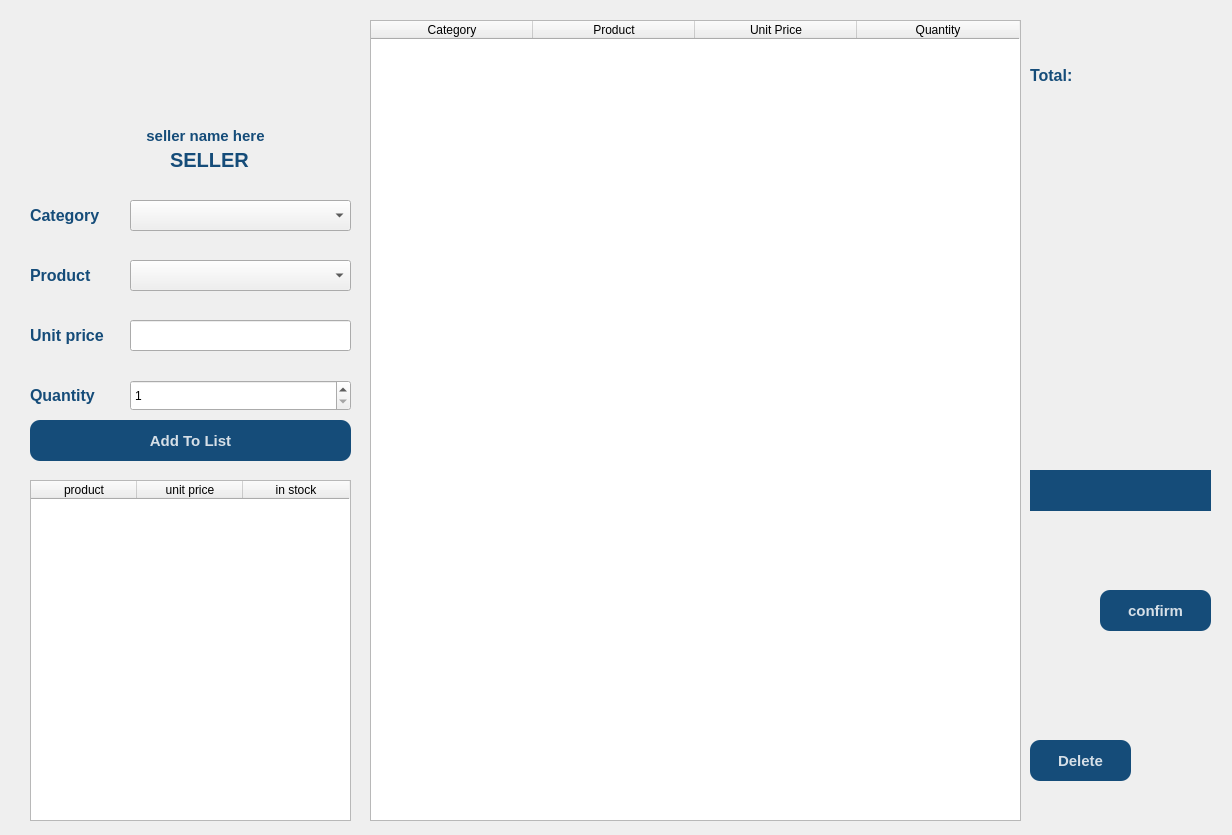
<?xml version="1.0" encoding="UTF-8"?>
<ui version="4.0">
 <class>Form</class>
 <widget class="QWidget" name="Form">
  <property name="geometry">
   <rect>
    <x>0</x>
    <y>0</y>
    <width>1232</width>
    <height>835</height>
   </rect>
  </property>
  <property name="windowTitle">
   <string>Form</string>
  </property>
  <property name="styleSheet">
   <string notr="true">QWiget{
	background-color: #fff;
}
QPushButton{
	background-color : #154c79;
	color: rgba(255 , 255, 255, 210);
	border-radius: 10px;
	font-size: 15px;
	font : bold;
 }
QPushButton:hover{
	background-color : rgba(0, 21, 76, 200);
	color: rgba(255 , 255, 255, 210);
	border-radius: 10px;
	font-size: 15px;
	font : bold;
 }
QPushButton:pressed{
	background-color : rgba(0, 21, 76, 200);
	color: rgba(255 , 255, 255, 210);
	border-radius: 13px;
	font-size: 15px;
	padding-top: 2px;
	font : bold;
 }
QLabel{
	color: #154c79;
	font: bold;
	font-size: 16px;
}</string>
  </property>
  <widget class="QGroupBox" name="groupBox">
   <property name="geometry">
    <rect>
     <x>100</x>
     <y>30</y>
     <width>201</width>
     <height>151</height>
    </rect>
   </property>
   <property name="styleSheet">
    <string notr="true">border: none;</string>
   </property>
   <property name="title">
    <string/>
   </property>
   <widget class="QLabel" name="label">
    <property name="geometry">
     <rect>
      <x>60</x>
      <y>10</y>
      <width>91</width>
      <height>81</height>
     </rect>
    </property>
    <property name="text">
     <string/>
    </property>
    <property name="pixmap">
     <pixmap resource="icons/icons.qrc">:/icons/seller.png</pixmap>
    </property>
    <property name="scaledContents">
     <bool>true</bool>
    </property>
   </widget>
   <widget class="QLabel" name="seller_name">
    <property name="geometry">
     <rect>
      <x>30</x>
      <y>90</y>
      <width>151</width>
      <height>31</height>
     </rect>
    </property>
    <property name="styleSheet">
     <string notr="true">font-size: 15px;
font: bold;</string>
    </property>
    <property name="text">
     <string>seller name here</string>
    </property>
    <property name="alignment">
     <set>Qt::AlignCenter</set>
    </property>
   </widget>
   <widget class="QLabel" name="label_3">
    <property name="geometry">
     <rect>
      <x>70</x>
      <y>120</y>
      <width>81</width>
      <height>20</height>
     </rect>
    </property>
    <property name="styleSheet">
     <string notr="true">font-size : 20px;
font:bold;</string>
    </property>
    <property name="text">
     <string>SELLER</string>
    </property>
   </widget>
  </widget>
  <widget class="QLabel" name="label_2">
   <property name="geometry">
    <rect>
     <x>30</x>
     <y>200</y>
     <width>81</width>
     <height>31</height>
    </rect>
   </property>
   <property name="text">
    <string>Category</string>
   </property>
  </widget>
  <widget class="QComboBox" name="category">
   <property name="geometry">
    <rect>
     <x>130</x>
     <y>200</y>
     <width>221</width>
     <height>31</height>
    </rect>
   </property>
  </widget>
  <widget class="QLabel" name="label_4">
   <property name="geometry">
    <rect>
     <x>30</x>
     <y>260</y>
     <width>71</width>
     <height>31</height>
    </rect>
   </property>
   <property name="text">
    <string>Product</string>
   </property>
  </widget>
  <widget class="QComboBox" name="product">
   <property name="geometry">
    <rect>
     <x>130</x>
     <y>260</y>
     <width>221</width>
     <height>31</height>
    </rect>
   </property>
  </widget>
  <widget class="QLabel" name="label_5">
   <property name="geometry">
    <rect>
     <x>30</x>
     <y>320</y>
     <width>81</width>
     <height>31</height>
    </rect>
   </property>
   <property name="text">
    <string>Unit price</string>
   </property>
  </widget>
  <widget class="QLineEdit" name="unit_price">
   <property name="geometry">
    <rect>
     <x>130</x>
     <y>320</y>
     <width>221</width>
     <height>31</height>
    </rect>
   </property>
   <property name="readOnly">
    <bool>true</bool>
   </property>
  </widget>
  <widget class="QLabel" name="label_6">
   <property name="geometry">
    <rect>
     <x>30</x>
     <y>380</y>
     <width>81</width>
     <height>31</height>
    </rect>
   </property>
   <property name="text">
    <string>Quantity</string>
   </property>
  </widget>
  <widget class="QSpinBox" name="quantity">
   <property name="geometry">
    <rect>
     <x>130</x>
     <y>380</y>
     <width>221</width>
     <height>31</height>
    </rect>
   </property>
   <property name="minimum">
    <number>1</number>
   </property>
   <property name="maximum">
    <number>9999</number>
   </property>
   <property name="value">
    <number>1</number>
   </property>
  </widget>
  <widget class="QPushButton" name="add_btn">
   <property name="geometry">
    <rect>
     <x>30</x>
     <y>420</y>
     <width>321</width>
     <height>41</height>
    </rect>
   </property>
   <property name="font">
    <font>
     <pointsize>-1</pointsize>
     <weight>75</weight>
     <italic>false</italic>
     <bold>true</bold>
    </font>
   </property>
   <property name="text">
    <string>Add To List</string>
   </property>
  </widget>
  <widget class="QTableWidget" name="products_table">
   <property name="enabled">
    <bool>true</bool>
   </property>
   <property name="geometry">
    <rect>
     <x>30</x>
     <y>480</y>
     <width>321</width>
     <height>341</height>
    </rect>
   </property>
   <property name="selectionMode">
    <enum>QAbstractItemView::NoSelection</enum>
   </property>
   <attribute name="horizontalHeaderDefaultSectionSize">
    <number>106</number>
   </attribute>
   <attribute name="horizontalHeaderMinimumSectionSize">
    <number>56</number>
   </attribute>
   <attribute name="verticalHeaderVisible">
    <bool>false</bool>
   </attribute>
   <column>
    <property name="text">
     <string>product</string>
    </property>
   </column>
   <column>
    <property name="text">
     <string>unit price</string>
    </property>
   </column>
   <column>
    <property name="text">
     <string>in stock</string>
    </property>
   </column>
  </widget>
  <widget class="QTableWidget" name="orders_table">
   <property name="geometry">
    <rect>
     <x>370</x>
     <y>20</y>
     <width>651</width>
     <height>801</height>
    </rect>
   </property>
   <property name="font">
    <font>
     <pointsize>7</pointsize>
    </font>
   </property>
   <property name="selectionMode">
    <enum>QAbstractItemView::SingleSelection</enum>
   </property>
   <property name="selectionBehavior">
    <enum>QAbstractItemView::SelectRows</enum>
   </property>
   <attribute name="horizontalHeaderDefaultSectionSize">
    <number>162</number>
   </attribute>
   <attribute name="verticalHeaderVisible">
    <bool>false</bool>
   </attribute>
   <attribute name="verticalHeaderDefaultSectionSize">
    <number>40</number>
   </attribute>
   <column>
    <property name="text">
     <string>Category</string>
    </property>
   </column>
   <column>
    <property name="text">
     <string>Product</string>
    </property>
   </column>
   <column>
    <property name="text">
     <string>Unit Price</string>
    </property>
   </column>
   <column>
    <property name="text">
     <string>Quantity</string>
    </property>
   </column>
  </widget>
  <widget class="QPushButton" name="confirm_btn">
   <property name="geometry">
    <rect>
     <x>1100</x>
     <y>590</y>
     <width>111</width>
     <height>41</height>
    </rect>
   </property>
   <property name="font">
    <font>
     <pointsize>-1</pointsize>
     <weight>75</weight>
     <italic>false</italic>
     <bold>true</bold>
    </font>
   </property>
   <property name="text">
    <string>confirm</string>
   </property>
  </widget>
  <widget class="QLabel" name="label_7">
   <property name="geometry">
    <rect>
     <x>1030</x>
     <y>60</y>
     <width>61</width>
     <height>31</height>
    </rect>
   </property>
   <property name="font">
    <font>
     <pointsize>-1</pointsize>
     <weight>75</weight>
     <italic>false</italic>
     <bold>true</bold>
    </font>
   </property>
   <property name="text">
    <string>Total:</string>
   </property>
  </widget>
  <widget class="QLabel" name="label_8">
   <property name="geometry">
    <rect>
     <x>1060</x>
     <y>170</y>
     <width>141</width>
     <height>271</height>
    </rect>
   </property>
   <property name="font">
    <font>
     <pointsize>-1</pointsize>
     <weight>75</weight>
     <italic>false</italic>
     <bold>true</bold>
    </font>
   </property>
   <property name="text">
    <string/>
   </property>
   <property name="pixmap">
    <pixmap resource="icons/icons.qrc">:/icons/facture.png</pixmap>
   </property>
   <property name="scaledContents">
    <bool>true</bool>
   </property>
  </widget>
  <widget class="QLabel" name="date">
   <property name="geometry">
    <rect>
     <x>1030</x>
     <y>470</y>
     <width>181</width>
     <height>41</height>
    </rect>
   </property>
   <property name="font">
    <font>
     <pointsize>-1</pointsize>
     <weight>75</weight>
     <italic>false</italic>
     <bold>true</bold>
    </font>
   </property>
   <property name="styleSheet">
    <string notr="true">background-color:  #154c79;
color : #fff;
font: bold;
font-size: 16px;</string>
   </property>
   <property name="text">
    <string/>
   </property>
   <property name="textFormat">
    <enum>Qt::RichText</enum>
   </property>
   <property name="alignment">
    <set>Qt::AlignCenter</set>
   </property>
  </widget>
  <widget class="QPushButton" name="delete_btn">
   <property name="geometry">
    <rect>
     <x>1030</x>
     <y>740</y>
     <width>101</width>
     <height>41</height>
    </rect>
   </property>
   <property name="font">
    <font>
     <pointsize>-1</pointsize>
     <weight>75</weight>
     <italic>false</italic>
     <bold>true</bold>
    </font>
   </property>
   <property name="text">
    <string>Delete</string>
   </property>
  </widget>
  <widget class="QLabel" name="total_lbl">
   <property name="geometry">
    <rect>
     <x>1080</x>
     <y>60</y>
     <width>141</width>
     <height>31</height>
    </rect>
   </property>
   <property name="text">
    <string/>
   </property>
   <property name="alignment">
    <set>Qt::AlignCenter</set>
   </property>
  </widget>
  <widget class="QPushButton" name="logout_btn">
   <property name="geometry">
    <rect>
     <x>20</x>
     <y>20</y>
     <width>31</width>
     <height>41</height>
    </rect>
   </property>
   <property name="font">
    <font>
     <pointsize>-1</pointsize>
     <weight>75</weight>
     <italic>false</italic>
     <bold>true</bold>
    </font>
   </property>
   <property name="cursor">
    <cursorShape>PointingHandCursor</cursorShape>
   </property>
   <property name="mouseTracking">
    <bool>false</bool>
   </property>
   <property name="tabletTracking">
    <bool>false</bool>
   </property>
   <property name="styleSheet">
    <string notr="true">QPushButton{
	border-image: url(:/icons/logout.png);
	background-color: rgba(0, 0, 0, 0);
}
</string>
   </property>
   <property name="text">
    <string/>
   </property>
  </widget>
 </widget>
 <resources>
  <include location="icons/icons.qrc"/>
  <include location="icons/icons.qrc"/>
 </resources>
 <connections/>
</ui>
